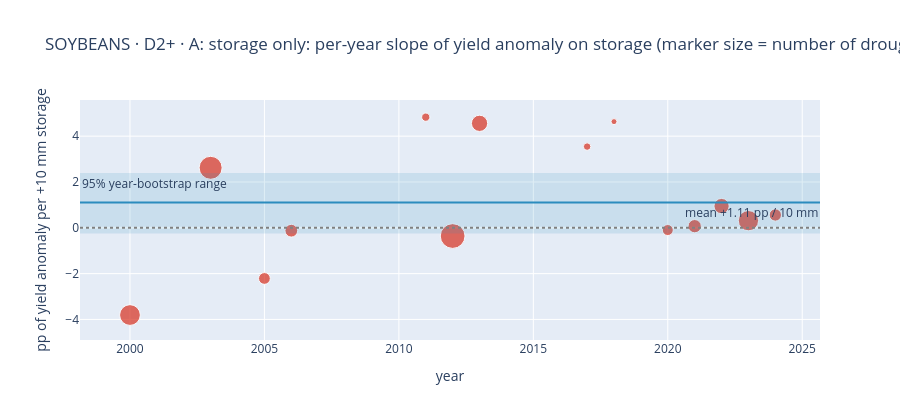
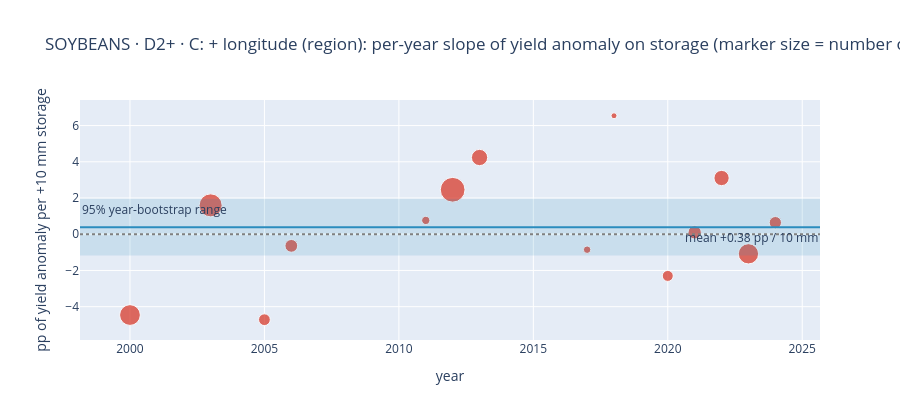

Source (notebook cell) for these figures, in order:
### Code cell
print("Per-year slopes (pp of yield anomaly per +10 mm storage), soybeans, D2+ years:")
tab = pd.concat({spec: s["slope_per_10mm"] for spec, s in soy["slopes"].items()}, axis=1)
tab.insert(0, "n_counties", soy["slopes"]["A: storage only"]["n_counties"])
tab = tab.join(soy["contrast"][["n_high", "n_low", "high_minus_low_pp"]])
display(tab.round(2))
plot_slopes(soy, "A: storage only")
plot_slopes(soy, "C: + longitude (region)")

### Figure 1 — Plotly figure (JSON) as saved in the notebook; plotly's stock layout.template omitted (floating-point values rounded to 4 significant figures)
{"data": [{"hovertemplate": "%{text}<br>slope %{y:.2f} pp per 10 mm<extra></extra>", "marker": {"color": "#d7301f", "size": [20.75, 23.0, 11.75, 12.75, 8.25, 24.75, 16.25, 7.5, 6.0, 11.0, 13.25, 15.25, 20.25, 12.25]}, "mode": "markers", "name": "per-year slope", "text": ["2000: n=83", "2003: n=92", "2005: n=47", "2006: n=51", "2011: n=33", "2012: n=99", "2013: n=65", "2017: n=30", "2018: n=17", "2020: n=44", "2021: n=53", "2022: n=61", "2023: n=81", "2024: n=49"], "type": "scatter", "x": [2000, 2003, 2005, 2006, 2011, 2012, 2013, 2017, 2018, 2020, 2021, 2022, 2023, 2024], "y": [-3.807, 2.62, -2.21, -0.1261, 4.83, -0.3591, 4.561, 3.546, 4.636, -0.09704, 0.07128, 0.9489, 0.3114, 0.5592]}], "layout": {"annotations": [{"showarrow": false, "text": "95% year-bootstrap range", "x": 0, "xanchor": "left", "xref": "x domain", "y": 2.395, "yanchor": "top", "yref": "y"}, {"showarrow": false, "text": "mean +1.11 pp / 10 mm", "x": 1, "xanchor": "right", "xref": "x domain", "y": 1.106, "yanchor": "top", "yref": "y"}], "height": 420, "shapes": [{"fillcolor": "#2b8cbe", "line": {"width": 0}, "opacity": 0.15, "type": "rect", "x0": 0, "x1": 1, "xref": "x domain", "y0": -0.2524, "y1": 2.395, "yref": "y"}, {"line": {"color": "#2b8cbe", "width": 2}, "type": "line", "x0": 0, "x1": 1, "xref": "x domain", "y0": 1.106, "y1": 1.106, "yref": "y"}, {"line": {"color": "grey", "dash": "dot"}, "type": "line", "x0": 0, "x1": 1, "xref": "x domain", "y0": 0, "y1": 0, "yref": "y"}], "title": {"text": "SOYBEANS · D2+ · A: storage only: per-year slope of yield anomaly on storage (marker size = number of drought counties)"}, "xaxis": {"title": {"text": "year"}}, "yaxis": {"title": {"text": "pp of yield anomaly per +10 mm storage"}}}}

### Figure 2 — Plotly figure (JSON) as saved in the notebook; plotly's stock layout.template omitted (floating-point values rounded to 4 significant figures)
{"data": [{"hovertemplate": "%{text}<br>slope %{y:.2f} pp per 10 mm<extra></extra>", "marker": {"color": "#d7301f", "size": [20.75, 23.0, 11.75, 12.75, 8.25, 24.75, 16.25, 7.5, 6.0, 11.0, 13.25, 15.25, 20.25, 12.25]}, "mode": "markers", "name": "per-year slope", "text": ["2000: n=83", "2003: n=92", "2005: n=47", "2006: n=51", "2011: n=33", "2012: n=99", "2013: n=65", "2017: n=30", "2018: n=17", "2020: n=44", "2021: n=53", "2022: n=61", "2023: n=81", "2024: n=49"], "type": "scatter", "x": [2000, 2003, 2005, 2006, 2011, 2012, 2013, 2017, 2018, 2020, 2021, 2022, 2023, 2024], "y": [-4.461, 1.595, -4.719, -0.6415, 0.7634, 2.456, 4.238, -0.8535, 6.543, -2.301, 0.1042, 3.105, -1.081, 0.6404]}], "layout": {"annotations": [{"showarrow": false, "text": "95% year-bootstrap range", "x": 0, "xanchor": "left", "xref": "x domain", "y": 1.957, "yanchor": "top", "yref": "y"}, {"showarrow": false, "text": "mean +0.38 pp / 10 mm", "x": 1, "xanchor": "right", "xref": "x domain", "y": 0.3848, "yanchor": "top", "yref": "y"}], "height": 420, "shapes": [{"fillcolor": "#2b8cbe", "line": {"width": 0}, "opacity": 0.15, "type": "rect", "x0": 0, "x1": 1, "xref": "x domain", "y0": -1.18, "y1": 1.957, "yref": "y"}, {"line": {"color": "#2b8cbe", "width": 2}, "type": "line", "x0": 0, "x1": 1, "xref": "x domain", "y0": 0.3848, "y1": 0.3848, "yref": "y"}, {"line": {"color": "grey", "dash": "dot"}, "type": "line", "x0": 0, "x1": 1, "xref": "x domain", "y0": 0, "y1": 0, "yref": "y"}], "title": {"text": "SOYBEANS · D2+ · C: + longitude (region): per-year slope of yield anomaly on storage (marker size = number of drought counties)"}, "xaxis": {"title": {"text": "year"}}, "yaxis": {"title": {"text": "pp of yield anomaly per +10 mm storage"}}}}
